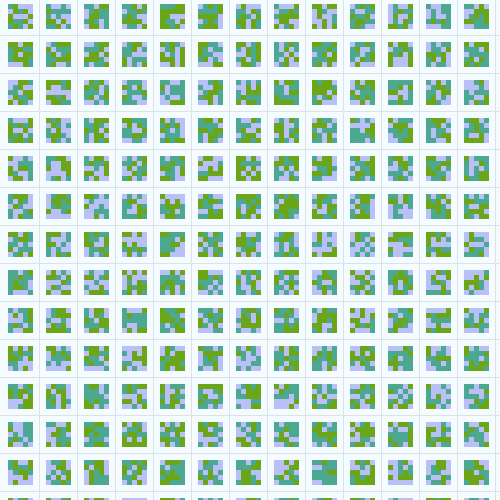
Frame 1 (no input)
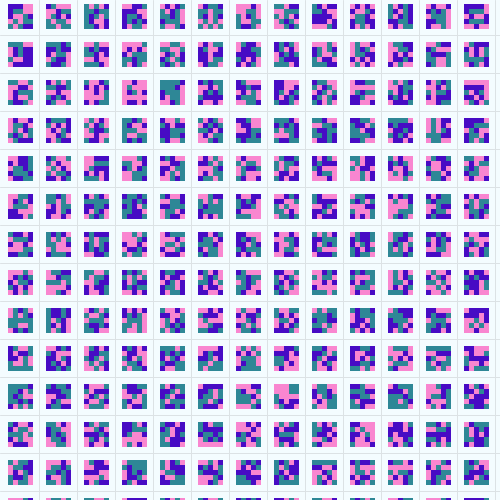
Frame 2 (the mouse pressed at the canvas centre, redrawn once)

The Processing sketch that drew these frames (run headless with seeded random() and noise(); the mouse was pressed at the canvas centre and the sketch redrawn once):

// Processing sketch: sketch_003_cuadritos_en_cuadritos
// ── sketch_003_cuadritos_en_cuadritos.pde

void setup() {
  size(500,500);
  colorMode(HSB, 365, 100, 100);
}

color random_iro() {
  int h = int(random(365));
  int s = int(random(100));
  int b = int(random(50,100));
  color iro = color(h,s,b);
  return iro;
}

void draw() {
  
  background(200,4,100);
  
  color[] iros = {random_iro(), random_iro(), random_iro()};
  int ollo = int(random(iros.length)); 
  int s = 5; // ancho del pixel
  int d = 13; // ancho del carril
  int n = 5; // pixeles por cuadro
  int offx = 8; // offset
  int offy = 4; // ......

  noStroke();
  
  
  for (int i=-1; i<int(width/(s*n+d)+1); i++) {
    for (int j=-1; j<int(height/(s*n+d)+1); j++) {
    
      for (int kx=0; kx<n; kx++) {
        for (int ky=0; ky<n; ky++) {
          ollo = int(random(iros.length)); 
          fill(iros[ollo]);
          int xx = i*(s*n+d)+kx*s+offx;
          int yy = j*(s*n+d)+ky*s+offy;
          rect(xx,yy,s,s);
        }
      }
    }
  }
  
  if (d%2!=0 && d>=3) {
    stroke(200,4,90);
    strokeWeight(1);
    for (int i=0; i<int(width/(s*n+d)+1); i++) {
      int px = offx + i*(s*n+d) + s*n+d/2;
      line(px,0,px,height);
    }
    for (int i=0; i<int(height/(s*n+d)+1); i++) {
      int py = offy + i*(s*n+d) + s*n+d/2;
      line(0,py,width,py);
    }
  }
  
  save("ola.png");
  noLoop();
}
